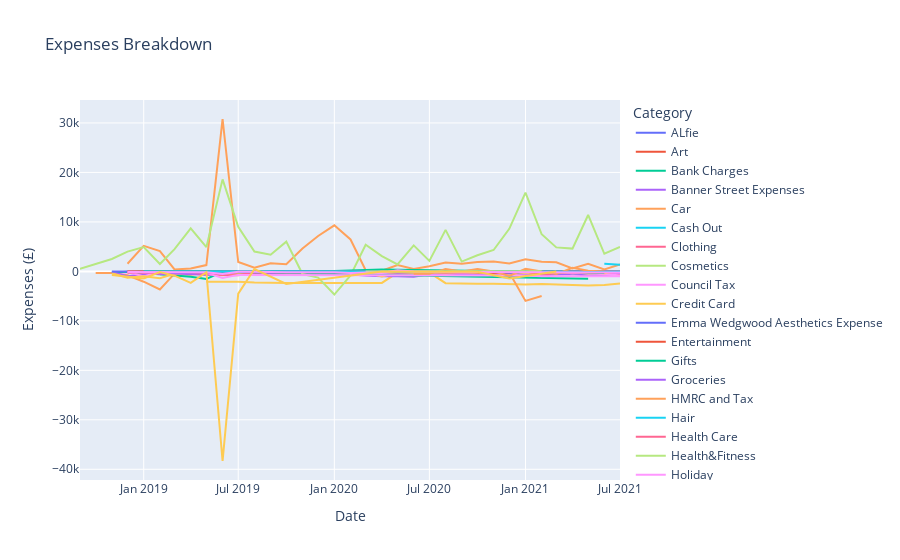

Notebook code for this chart:
### Code cell
Expenses_Breakdown_Table = pd.pivot_table(df, values = ['Amount'], index = ['Category', 'year_month'], aggfunc=sum).reset_index()
Expenses_Breakdown_Table.columns = [x for x in Expenses_Breakdown_Table.columns]
Expenses_Breakdown_Chart = px.line(Expenses_Breakdown_Table, x='year_month', y="Amount", title="Expenses Breakdown", color = 'Category')
Expenses_Breakdown_Chart.update_yaxes(title='Expenses (£)', visible=True, showticklabels=True)
Expenses_Breakdown_Chart.update_xaxes(title='Date', visible=True, showticklabels=True)
Expenses_Breakdown_Chart.show()

### Figure 1 — Plotly figure (JSON) as saved in the notebook; plotly's stock layout.template omitted (floating-point values rounded to 4 significant figures)
{"data": [{"hovertemplate": "Category=ALfie<br>year_month=%{x}<br>Amount=%{y}<extra></extra>", "legendgroup": "ALfie", "line": {"color": "#636efa", "dash": "solid"}, "mode": "lines", "name": "ALfie", "orientation": "v", "showlegend": true, "type": "scatter", "x": ["2019-01", "2019-02", "2019-05", "2019-06", "2019-07", "2019-11", "2019-12", "2020-01", "2020-02", "2020-03", "2020-04", "2020-05", "2020-06", "2020-07", "2020-08", "2020-09", "2020-10", "2020-11", "2020-12", "2021-01", "2021-02", "2021-03", "2021-04", "2021-05", "2021-06", "2021-07"], "xaxis": "x", "y": [-72.49, -54.02, -37.47, -101.7, -60.94, -24.95, -77.82, -17.76, -17.76, -17.76, -17.76, -75.72, -17.76, -48.74, -47.74, -17.76, -97.74, -65.26, -42.24, -52.19, -97.7, -322.1, 66.23, -22.2, -80.16, -61.2], "yaxis": "y"}, {"hovertemplate": "Category=Art<br>year_month=%{x}<br>Amount=%{y}<extra></extra>", "legendgroup": "Art", "line": {"color": "#EF553B", "dash": "solid"}, "mode": "lines", "name": "Art", "orientation": "v", "showlegend": true, "type": "scatter", "x": ["2019-02"], "xaxis": "x", "y": [-109], "yaxis": "y"}, {"hovertemplate": "Category=Bank Charges<br>year_month=%{x}<br>Amount=%{y}<extra></extra>", "legendgroup": "Bank Charges", "line": {"color": "#00cc96", "dash": "solid"}, "mode": "lines", "name": "Bank Charges", "orientation": "v", "showlegend": true, "type": "scatter", "x": ["2018-12", "2019-02", "2019-06", "2020-03", "2020-06", "2020-08", "2020-11", "2020-12", "2021-01", "2021-02", "2021-03", "2021-04", "2021-05", "2021-06", "2021-07"], "xaxis": "x", "y": [0, 0, 0, 0, -10.91, 0, -19.79, -8.4, -6.39, -9.74, -65.7, -41.44, -51.44, -51.44, 0], "yaxis": "y"}, {"hovertemplate": "Category=Banner Street Expenses<br>year_month=%{x}<br>Amount=%{y}<extra></extra>", "legendgroup": "Banner Street Expenses", "line": {"color": "#ab63fa", "dash": "solid"}, "mode": "lines", "name": "Banner Street Expenses", "orientation": "v", "showlegend": true, "type": "scatter", "x": ["2020-06", "2020-07", "2020-11", "2020-12", "2021-01", "2021-02", "2021-04", "2021-05"], "xaxis": "x", "y": [-125, -45, -62.5, -863.6, -908.8, -62.5, -6, -168.2], "yaxis": "y"}, {"hovertemplate": "Category=Car<br>year_month=%{x}<br>Amount=%{y}<extra></extra>", "legendgroup": "Car", "line": {"color": "#FFA15A", "dash": "solid"}, "mode": "lines", "name": "Car", "orientation": "v", "showlegend": true, "type": "scatter", "x": ["2018-10", "2018-11", "2018-12", "2019-01", "2019-02", "2019-03", "2019-04", "2019-05", "2019-06", "2019-07", "2019-08", "2019-09", "2019-10", "2019-11", "2019-12", "2020-01", "2020-02", "2020-03", "2020-04", "2020-05", "2020-06", "2020-07", "2020-08", "2020-09", "2020-10", "2020-11", "2020-12", "2021-01", "2021-02", "2021-03", "2021-04", "2021-05", "2021-06", "2021-07"], "xaxis": "x", "y": [-334.9, -334.9, -773.5, -2088.0, -3650.0, -463.4, -671.2, -286.2, -585.2, -432.9, -521.3, -494.1, -481.4, -377.2, -505.4, -502.5, -447.7, -517.1, -364.5, -442.4, -404.5, -436.0, -402.6, -514.0, -540.8, -379.5, -470.7, -464.1, -420.0, -516.1, -491.2, -390.0, -494.5, -631.7], "yaxis": "y"}, {"hovertemplate": "Category=Cash Out<br>year_month=%{x}<br>Amount=%{y}<extra></extra>", "legendgroup": "Cash Out", "line": {"color": "#19d3f3", "dash": "solid"}, "mode": "lines", "name": "Cash Out", "orientation": "v", "showlegend": true, "type": "scatter", "x": ["2019-01", "2019-07", "2019-08", "2020-01", "2020-05", "2020-08", "2020-11", "2020-12", "2021-05", "2021-07"], "xaxis": "x", "y": [-21.99, -50, -30, -50, -300, -20, -50, -220, -20, -50], "yaxis": "y"}, {"hovertemplate": "Category=Clothing<br>year_month=%{x}<br>Amount=%{y}<extra></extra>", "legendgroup": "Clothing", "line": {"color": "#FF6692", "dash": "solid"}, "mode": "lines", "name": "Clothing", "orientation": "v", "showlegend": true, "type": "scatter", "x": ["2018-12", "2019-01", "2019-02", "2019-03", "2019-04", "2019-05", "2019-06", "2019-07", "2019-09", "2019-10", "2020-01", "2020-03", "2020-04", "2020-06", "2020-09", "2020-10", "2020-11", "2021-04", "2021-05"], "xaxis": "x", "y": [-45, -24, -38.92, -253.0, -265.9, -48.97, -403, -282.6, -64.98, 46.99, -15.99, -49.94, -39, -45, -84.73, -65.85, -33.82, -2.5, -73.91], "yaxis": "y"}, {"hovertemplate": "Category=Cosmetics<br>year_month=%{x}<br>Amount=%{y}<extra></extra>", "legendgroup": "Cosmetics", "line": {"color": "#B6E880", "dash": "solid"}, "mode": "lines", "name": "Cosmetics", "orientation": "v", "showlegend": true, "type": "scatter", "x": ["2019-01", "2019-06", "2019-07", "2019-08", "2020-02", "2020-06", "2020-10", "2021-01", "2021-04", "2021-06"], "xaxis": "x", "y": [-58, -383.9, -87.99, -47.02, -33.6, -13.95, -11.55, -56.56, -24.34, -56.99], "yaxis": "y"}, {"hovertemplate": "Category=Council Tax<br>year_month=%{x}<br>Amount=%{y}<extra></extra>", "legendgroup": "Council Tax", "line": {"color": "#FF97FF", "dash": "solid"}, "mode": "lines", "name": "Council Tax", "orientation": "v", "showlegend": true, "type": "scatter", "x": ["2018-11", "2018-12", "2019-01", "2019-02", "2019-04", "2019-05", "2019-06", "2019-07", "2019-08", "2019-09", "2019-10", "2019-11", "2019-12", "2020-01", "2020-04", "2020-07", "2020-08", "2020-09", "2020-10", "2020-11", "2020-12", "2021-01", "2021-02", "2021-03", "2021-04", "2021-05", "2021-06", "2021-07"], "xaxis": "x", "y": [-241.4, -243, -243, -243, -187.9, -187, -187, -187, -187, -187, -187, -187, -187, -187, -198.4, -194, -194, -194, -194, -194, -194, -194, -194, -194, -202.5, -236, -206, -215.0], "yaxis": "y"}, {"hovertemplate": "Category=Credit Card<br>year_month=%{x}<br>Amount=%{y}<extra></extra>", "legendgroup": "Credit Card", "line": {"color": "#FECB52", "dash": "solid"}, "mode": "lines", "name": "Credit Card", "orientation": "v", "showlegend": true, "type": "scatter", "x": ["2019-05", "2019-06", "2019-07", "2019-08", "2019-09", "2019-10", "2019-11", "2019-12", "2020-01", "2020-02", "2020-03", "2020-04", "2020-05", "2020-06", "2020-07", "2020-08", "2020-09", "2020-10", "2020-11", "2020-12", "2021-01", "2021-02", "2021-03", "2021-04", "2021-05", "2021-06", "2021-07"], "xaxis": "x", "y": [-2089.0, -2089.0, -2089.0, -2253.0, -2350.0, -2347.0, -2345.0, -2342.0, -2339.0, -2337.0, -2334.0, -2332.0, -240.6, -238.2, -235.8, -2377.0, -2506.0, -2502.0, -2493.0, -2594.0, -2650.0, -2542.0, -2720.0, -2777.0, -2839.0, -2775, -2470.0], "yaxis": "y"}, {"hovertemplate": "Category=Emma Wedgwood Aesthetics Expense<br>year_month=%{x}<br>Amount=%{y}<extra></extra>", "legendgroup": "Emma Wedgwood Aesthetics Expense", "line": {"color": "#636efa", "dash": "solid"}, "mode": "lines", "name": "Emma Wedgwood Aesthetics Expense", "orientation": "v", "showlegend": true, "type": "scatter", "x": ["2020-11", "2021-06", "2021-07"], "xaxis": "x", "y": [-90.75, 0, -70.05], "yaxis": "y"}, {"hovertemplate": "Category=Entertainment<br>year_month=%{x}<br>Amount=%{y}<extra></extra>", "legendgroup": "Entertainment", "line": {"color": "#EF553B", "dash": "solid"}, "mode": "lines", "name": "Entertainment", "orientation": "v", "showlegend": true, "type": "scatter", "x": ["2018-12", "2019-01", "2019-02", "2019-03", "2019-04", "2019-05", "2019-06", "2019-07", "2019-08", "2019-09", "2019-10", "2019-11", "2019-12", "2020-01", "2020-02", "2020-03", "2020-04", "2020-05", "2020-06", "2020-07", "2020-08", "2020-09", "2020-10", "2020-11", "2020-12", "2021-01", "2021-02", "2021-03", "2021-04", "2021-05", "2021-06", "2021-07"], "xaxis": "x", "y": [-70, -39.53, -12.85, -12.83, -12.83, -250.5, -12.83, -12.83, -11.5, -35.2, -13.2, -42.17, -13.2, -120.3, -13.26, -13.2, -29.18, -29.18, -29.18, -35.17, -93.81, -140.3, -35.34, -43.33, -40.82, -48.81, -161.4, -42.33, -42.33, -80.37, -182.3, -39.33], "yaxis": "y"}, {"hovertemplate": "Category=Gifts<br>year_month=%{x}<br>Amount=%{y}<extra></extra>", "legendgroup": "Gifts", "line": {"color": "#00cc96", "dash": "solid"}, "mode": "lines", "name": "Gifts", "orientation": "v", "showlegend": true, "type": "scatter", "x": ["2018-11", "2018-12", "2019-04", "2019-05", "2019-06", "2019-07", "2019-10", "2020-01", "2020-02", "2020-04", "2020-10", "2020-12", "2021-01", "2021-02", "2021-04", "2021-07"], "xaxis": "x", "y": [-200, -82, -1085, -1527, -65.5, -8, -43.99, -3.45, -14.73, -30.98, -24.03, -12.38, -14.99, -140, -65, -335.3], "yaxis": "y"}, {"hovertemplate": "Category=Groceries<br>year_month=%{x}<br>Amount=%{y}<extra></extra>", "legendgroup": "Groceries", "line": {"color": "#ab63fa", "dash": "solid"}, "mode": "lines", "name": "Groceries", "orientation": "v", "showlegend": true, "type": "scatter", "x": ["2018-11", "2018-12", "2019-01", "2019-02", "2019-03", "2019-04", "2019-05", "2019-06", "2019-07", "2019-08", "2019-09", "2019-10", "2019-11", "2019-12", "2020-01", "2020-02", "2020-03", "2020-04", "2020-05", "2020-06", "2020-07", "2020-08", "2020-09", "2020-10", "2020-11", "2020-12", "2021-01", "2021-02", "2021-03", "2021-04", "2021-05", "2021-06", "2021-07"], "xaxis": "x", "y": [-111.8, -985.1, -526.8, -568.5, -582.9, -505.8, -737.5, -597.8, -267.3, -393.0, -590.7, -357.0, -146.0, -616.4, -544.8, -607.3, -813.7, -978.6, -966.2, -1067.0, -596.1, -904.3, -675.8, -673.1, -799.7, -693.2, -772.1, -762.4, -629.3, -541.8, -870.5, -774.1, -357.8], "yaxis": "y"}, {"hovertemplate": "Category=HMRC and Tax<br>year_month=%{x}<br>Amount=%{y}<extra></extra>", "legendgroup": "HMRC and Tax", "line": {"color": "#FFA15A", "dash": "solid"}, "mode": "lines", "name": "HMRC and Tax", "orientation": "v", "showlegend": true, "type": "scatter", "x": ["2020-12", "2021-01", "2021-02"], "xaxis": "x", "y": [-215, -5959.0, -4962.0], "yaxis": "y"}, {"hovertemplate": "Category=Hair<br>year_month=%{x}<br>Amount=%{y}<extra></extra>", "legendgroup": "Hair", "line": {"color": "#19d3f3", "dash": "solid"}, "mode": "lines", "name": "Hair", "orientation": "v", "showlegend": true, "type": "scatter", "x": ["2019-03", "2019-04", "2019-06", "2019-07", "2020-07"], "xaxis": "x", "y": [-58, -210, -312.3, -61.65, -212.5], "yaxis": "y"}, {"hovertemplate": "Category=Health Care<br>year_month=%{x}<br>Amount=%{y}<extra></extra>", "legendgroup": "Health Care", "line": {"color": "#FF6692", "dash": "solid"}, "mode": "lines", "name": "Health Care", "orientation": "v", "showlegend": true, "type": "scatter", "x": ["2018-12", "2019-01", "2019-02", "2019-04", "2019-05", "2019-06", "2019-07", "2019-09", "2019-10", "2020-01", "2020-02", "2020-03", "2020-04", "2020-05", "2020-06", "2020-07", "2020-08", "2020-09", "2020-10", "2020-11", "2020-12", "2021-01", "2021-02", "2021-03", "2021-04", "2021-05", "2021-06", "2021-07"], "xaxis": "x", "y": [-8.55, -264.0, -16.5, -22.95, -3.69, -628.5, -183.4, -8.07, -21, -14, -17.92, -127.3, -14, -409.5, -34.7, -110.0, -270.9, -117.3, -52.22, -64.63, -44.77, -23.27, -962, -139.6, -70.99, -136.5, -407.3, -78.05], "yaxis": "y"}, {"hovertemplate": "Category=Health&Fitness<br>year_month=%{x}<br>Amount=%{y}<extra></extra>", "legendgroup": "Health&Fitness", "line": {"color": "#B6E880", "dash": "solid"}, "mode": "lines", "name": "Health&Fitness", "orientation": "v", "showlegend": true, "type": "scatter", "x": ["2018-12", "2019-01", "2020-08", "2020-09", "2020-10", "2020-11", "2020-12", "2021-01", "2021-02", "2021-03", "2021-04", "2021-05", "2021-06", "2021-07"], "xaxis": "x", "y": [-20, -20, -140, -160, -140, -60, -175, -75, -60, -60, -367, -265, -260, -15], "yaxis": "y"}, {"hovertemplate": "Category=Holiday<br>year_month=%{x}<br>Amount=%{y}<extra></extra>", "legendgroup": "Holiday", "line": {"color": "#FF97FF", "dash": "solid"}, "mode": "lines", "name": "Holiday", "orientation": "v", "showlegend": true, "type": "scatter", "x": ["2018-12", "2019-01", "2019-02", "2019-04", "2019-05", "2019-06", "2019-07", "2019-09", "2019-10", "2020-03", "2020-07", "2020-12", "2021-02", "2021-04", "2021-06", "2021-07"], "xaxis": "x", "y": [-89.74, -1039.0, 0.01, -194, -307.7, -76.87, -11, -11.37, -6, -138, -413.9, -35, -263.2, -90, -566.5, -696.1], "yaxis": "y"}, {"hovertemplate": "Category=Household<br>year_month=%{x}<br>Amount=%{y}<extra></extra>", "legendgroup": "Household", "line": {"color": "#FECB52", "dash": "solid"}, "mode": "lines", "name": "Household", "orientation": "v", "showlegend": true, "type": "scatter", "x": ["2018-11", "2018-12", "2019-01", "2019-02", "2019-03", "2019-04", "2019-05", "2019-06", "2019-07", "2019-08", "2019-09", "2019-10", "2019-11", "2019-12", "2020-01", "2020-02", "2020-03", "2020-04", "2020-05", "2020-06", "2020-07", "2020-08", "2020-09", "2020-10", "2020-11", "2020-12", "2021-01", "2021-02", "2021-03", "2021-04", "2021-05", "2021-06", "2021-07"], "xaxis": "x", "y": [-361.8, -1277.0, -994.3, -1371.0, -480.0, -260.2, -400.1, -758.0, -507.2, -606.9, -333.7, -278.9, -45, -217.4, -328.2, -329.4, -269.8, -1018.0, -299.3, -546.4, -250.3, -322.6, -119.2, -348.7, -290.6, -702.9, -217.3, -340.4, -228.4, -132, -215.9, -398.6, -78.05], "yaxis": "y"}, {"hovertemplate": "Category=Insurance<br>year_month=%{x}<br>Amount=%{y}<extra></extra>", "legendgroup": "Insurance", "line": {"color": "#636efa", "dash": "solid"}, "mode": "lines", "name": "Insurance", "orientation": "v", "showlegend": true, "type": "scatter", "x": ["2019-02", "2019-03", "2019-04", "2019-05", "2019-06", "2019-07", "2019-08", "2019-09", "2019-10", "2019-11", "2019-12", "2020-01", "2020-02", "2020-03", "2020-04", "2020-05", "2020-06", "2020-07", "2020-08", "2020-09", "2020-10", "2020-11", "2020-12", "2021-01", "2021-02", "2021-03", "2021-04", "2021-05", "2021-06", "2021-07"], "xaxis": "x", "y": [-47.56, -47.56, -47.56, -47.56, -172.0, -47.56, -47.56, -47.56, -77.13, -77.13, -77.13, -77.13, -146.5, -117.3, -117.3, -117.3, -117.3, -117.3, -117.3, -117.2, -125.7, -124.8, -440.7, -84.76, -84.76, -84.76, -84.76, -84.76, -84.76, -84.76], "yaxis": "y"}, {"hovertemplate": "Category=Jewellery<br>year_month=%{x}<br>Amount=%{y}<extra></extra>", "legendgroup": "Jewellery", "line": {"color": "#EF553B", "dash": "solid"}, "mode": "lines", "name": "Jewellery", "orientation": "v", "showlegend": true, "type": "scatter", "x": ["2018-12"], "xaxis": "x", "y": [0], "yaxis": "y"}, {"hovertemplate": "Category=Legal<br>year_month=%{x}<br>Amount=%{y}<extra></extra>", "legendgroup": "Legal", "line": {"color": "#00cc96", "dash": "solid"}, "mode": "lines", "name": "Legal", "orientation": "v", "showlegend": true, "type": "scatter", "x": ["2019-03", "2021-05"], "xaxis": "x", "y": [59, -1500], "yaxis": "y"}, {"hovertemplate": "Category=Luxury<br>year_month=%{x}<br>Amount=%{y}<extra></extra>", "legendgroup": "Luxury", "line": {"color": "#ab63fa", "dash": "solid"}, "mode": "lines", "name": "Luxury", "orientation": "v", "showlegend": true, "type": "scatter", "x": ["2018-12"], "xaxis": "x", "y": [-965], "yaxis": "y"}, {"hovertemplate": "Category=Money From Emma<br>year_month=%{x}<br>Amount=%{y}<extra></extra>", "legendgroup": "Money From Emma", "line": {"color": "#FFA15A", "dash": "solid"}, "mode": "lines", "name": "Money From Emma", "orientation": "v", "showlegend": true, "type": "scatter", "x": ["2018-12", "2019-01", "2019-02", "2019-03", "2019-04", "2019-05", "2019-06", "2019-07", "2019-08", "2019-09", "2019-10", "2019-11", "2019-12", "2020-01", "2020-02", "2020-03", "2020-04", "2020-05", "2020-06", "2020-07", "2020-08", "2020-09", "2020-10", "2020-11", "2020-12", "2021-01", "2021-02", "2021-03", "2021-04", "2021-05", "2021-06", "2021-07"], "xaxis": "x", "y": [1545, 5150, 4100, 400, 600, 1280, 30800, 1900, 750, 1650, 1444.0, 4640, 7150, 9300, 6450, 240, 139.0, 1300, 500, 1020, 1800, 1530, 1920, 2000, 1600, 2450, 1960, 1827, 600, 1530, 390, 1400], "yaxis": "y"}, {"hovertemplate": "Category=Money from Friends<br>year_month=%{x}<br>Amount=%{y}<extra></extra>", "legendgroup": "Money from Friends", "line": {"color": "#19d3f3", "dash": "solid"}, "mode": "lines", "name": "Money from Friends", "orientation": "v", "showlegend": true, "type": "scatter", "x": ["2021-07"], "xaxis": "x", "y": [-60], "yaxis": "y"}, {"hovertemplate": "Category=Money to Friends<br>year_month=%{x}<br>Amount=%{y}<extra></extra>", "legendgroup": "Money to Friends", "line": {"color": "#FF6692", "dash": "solid"}, "mode": "lines", "name": "Money to Friends", "orientation": "v", "showlegend": true, "type": "scatter", "x": ["2019-01", "2019-02", "2019-03", "2019-04", "2019-06", "2019-07", "2019-08", "2020-10", "2020-12", "2021-01", "2021-02", "2021-03", "2021-06"], "xaxis": "x", "y": [-30, -440, -50, -300, -750, -795, -220, -69.75, -127, -21, -88.5, -22, -250], "yaxis": "y"}, {"hovertemplate": "Category=MoneyFromChris<br>year_month=%{x}<br>Amount=%{y}<extra></extra>", "legendgroup": "MoneyFromChris", "line": {"color": "#B6E880", "dash": "solid"}, "mode": "lines", "name": "MoneyFromChris", "orientation": "v", "showlegend": true, "type": "scatter", "x": ["2018-09", "2018-11", "2018-12", "2019-01", "2019-02", "2019-03", "2019-04", "2019-05", "2019-06", "2019-07", "2019-08", "2019-09", "2019-10", "2019-11", "2019-12", "2020-01", "2020-02", "2020-03", "2020-04", "2020-05", "2020-06", "2020-07", "2020-08", "2020-09", "2020-10", "2020-11", "2020-12", "2021-01", "2021-02", "2021-03", "2021-04", "2021-05", "2021-06", "2021-07"], "xaxis": "x", "y": [500, 2500, 4000, 4900, 1500, 4500, 8700, 4900, 18600, 9000, 4000, 3380, 6011.0, -538, -1250, -4680, -825, 5385, 3080, 1415.0, 5256, 2120, 8385, 1980, 3250, 4325, 8605, 15918, 7500, 4850, 4610, 11400, 3560, 4950], "yaxis": "y"}, {"hovertemplate": "Category=Mortgage<br>year_month=%{x}<br>Amount=%{y}<extra></extra>", "legendgroup": "Mortgage", "line": {"color": "#FF97FF", "dash": "solid"}, "mode": "lines", "name": "Mortgage", "orientation": "v", "showlegend": true, "type": "scatter", "x": ["2019-05", "2019-06", "2019-07", "2019-08", "2019-09", "2019-10", "2019-11", "2019-12", "2020-01", "2020-02", "2020-03", "2020-07", "2020-08", "2020-09", "2020-10", "2020-11", "2020-12", "2021-01", "2021-02", "2021-03", "2021-04", "2021-05", "2021-06", "2021-07"], "xaxis": "x", "y": [-295, -1325.0, -705.4, -705.4, -705.4, -705.4, -705.4, -705.4, -705.4, -705.4, -705.4, -711.4, -711.4, -711.4, -711.4, -711.4, -711.4, -849.9, -963.9, -963.9, -963.9, -963.9, -963.9, -963.9], "yaxis": "y"}, {"hovertemplate": "Category=Online Purchase<br>year_month=%{x}<br>Amount=%{y}<extra></extra>", "legendgroup": "Online Purchase", "line": {"color": "#FECB52", "dash": "solid"}, "mode": "lines", "name": "Online Purchase", "orientation": "v", "showlegend": true, "type": "scatter", "x": ["2019-06", "2019-07", "2019-08", "2019-09", "2019-10", "2019-12", "2020-01", "2020-02", "2020-03", "2020-04", "2020-05", "2020-06", "2020-07", "2020-08", "2020-09", "2020-10", "2020-11", "2020-12", "2021-01", "2021-02", "2021-05", "2021-07"], "xaxis": "x", "y": [-33.4, -25.96, -7.99, -7.99, -7.99, -7.99, -33.98, -7.99, -49.79, -120.2, -97, -47.06, -129.9, -7.99, -36.48, -146.8, -89.6, -33.97, -22.17, -39.45, -3.49, -9.99], "yaxis": "y"}, {"hovertemplate": "Category=Postage<br>year_month=%{x}<br>Amount=%{y}<extra></extra>", "legendgroup": "Postage", "line": {"color": "#636efa", "dash": "solid"}, "mode": "lines", "name": "Postage", "orientation": "v", "showlegend": true, "type": "scatter", "x": ["2018-11", "2018-12", "2019-01", "2019-02", "2019-03", "2019-04", "2019-05", "2019-06", "2019-07", "2019-08", "2019-09", "2019-10", "2019-11", "2019-12", "2020-01", "2020-02", "2020-03", "2020-04", "2020-05", "2020-06", "2020-07", "2020-08", "2020-09", "2020-10", "2020-11", "2020-12", "2021-01", "2021-02", "2021-03", "2021-04", "2021-05", "2021-06", "2021-07"], "xaxis": "x", "y": [-16.44, -35.9, -26.57, -45.85, -58.88, -63.55, -24.6, -37.17, -44.97, -43.99, -51.56, -3.49, -3.4, -12.35, -16, -14.7, -3.99, -20.64, -13.16, -80.93, -67.04, -31.33, -28.43, -24.3, -51.02, -50.17, -37.18, -34.26, -112.3, -22.47, -41.39, -75.4, -88.98], "yaxis": "y"}, {"hovertemplate": "Category=Public Toilet<br>year_month=%{x}<br>Amount=%{y}<extra></extra>", "legendgroup": "Public Toilet", "line": {"color": "#EF553B", "dash": "solid"}, "mode": "lines", "name": "Public Toilet", "orientation": "v", "showlegend": true, "type": "scatter", "x": ["2021-04"], "xaxis": "x", "y": [-0.2], "yaxis": "y"}, {"hovertemplate": "Category=RCA<br>year_month=%{x}<br>Amount=%{y}<extra></extra>", "legendgroup": "RCA", "line": {"color": "#00cc96", "dash": "solid"}, "mode": "lines", "name": "RCA", "orientation": "v", "showlegend": true, "type": "scatter", "x": ["2019-04", "2019-06", "2019-08", "2019-09", "2019-10", "2019-11", "2019-12", "2020-04", "2021-03", "2021-06"], "xaxis": "x", "y": [-85, -45, -28, -13, -44.1, -48, -44, 359.5, -87.6, -270], "yaxis": "y"}, {"hovertemplate": "Category=Recovery<br>year_month=%{x}<br>Amount=%{y}<extra></extra>", "legendgroup": "Recovery", "line": {"color": "#ab63fa", "dash": "solid"}, "mode": "lines", "name": "Recovery", "orientation": "v", "showlegend": true, "type": "scatter", "x": ["2019-06", "2020-08", "2021-02", "2021-03"], "xaxis": "x", "y": [-10, -27.72, -82, -22.62], "yaxis": "y"}, {"hovertemplate": "Category=Refunds<br>year_month=%{x}<br>Amount=%{y}<extra></extra>", "legendgroup": "Refunds", "line": {"color": "#FFA15A", "dash": "solid"}, "mode": "lines", "name": "Refunds", "orientation": "v", "showlegend": true, "type": "scatter", "x": ["2021-06"], "xaxis": "x", "y": [263.2], "yaxis": "y"}, {"hovertemplate": "Category=Rental Income<br>year_month=%{x}<br>Amount=%{y}<extra></extra>", "legendgroup": "Rental Income", "line": {"color": "#19d3f3", "dash": "solid"}, "mode": "lines", "name": "Rental Income", "orientation": "v", "showlegend": true, "type": "scatter", "x": ["2021-06", "2021-07"], "xaxis": "x", "y": [1540, 1338], "yaxis": "y"}, {"hovertemplate": "Category=Restaurant<br>year_month=%{x}<br>Amount=%{y}<extra></extra>", "legendgroup": "Restaurant", "line": {"color": "#FF6692", "dash": "solid"}, "mode": "lines", "name": "Restaurant", "orientation": "v", "showlegend": true, "type": "scatter", "x": ["2018-12", "2019-01", "2019-02", "2019-03", "2019-04", "2019-05", "2019-06", "2019-07", "2019-08", "2019-09", "2019-12", "2020-01", "2020-02", "2020-03", "2020-07", "2020-08", "2020-09", "2020-10", "2020-11", "2020-12", "2021-01", "2021-02", "2021-03", "2021-04", "2021-05", "2021-06", "2021-07"], "xaxis": "x", "y": [-277.9, -145.2, -387.8, -170.0, -326.7, -295.3, -372.0, -174.2, -203.7, -132.8, -106.0, -102.5, -42.9, -30.07, -125.4, -214.2, -172.1, -228.3, -99.1, -93.7, -34.4, -26.1, -44.35, -143.2, -167.9, -98.19, -436.0], "yaxis": "y"}, {"hovertemplate": "Category=Scams<br>year_month=%{x}<br>Amount=%{y}<extra></extra>", "legendgroup": "Scams", "line": {"color": "#B6E880", "dash": "solid"}, "mode": "lines", "name": "Scams", "orientation": "v", "showlegend": true, "type": "scatter", "x": ["2020-03", "2021-01", "2021-02"], "xaxis": "x", "y": [-25, -10, -35], "yaxis": "y"}, {"hovertemplate": "Category=Snackette<br>year_month=%{x}<br>Amount=%{y}<extra></extra>", "legendgroup": "Snackette", "line": {"color": "#FF97FF", "dash": "solid"}, "mode": "lines", "name": "Snackette", "orientation": "v", "showlegend": true, "type": "scatter", "x": ["2018-12", "2019-01", "2019-03", "2019-04", "2019-05", "2019-06", "2019-07", "2019-08", "2019-12", "2020-01", "2020-03", "2020-07", "2020-08", "2020-09", "2020-10", "2020-11", "2020-12", "2021-01", "2021-02", "2021-03", "2021-04", "2021-05", "2021-06", "2021-07"], "xaxis": "x", "y": [-27.94, -150.1, -58.37, -101.2, -157.1, -201.2, -124.6, -11.45, -35.03, -35.54, -33.58, -38.4, -96.18, -130.7, -161.3, -76.63, -91.86, -55.85, -74.12, -126.6, -361.3, -144.9, -128.9, -327.1], "yaxis": "y"}, {"hovertemplate": "Category=Sport<br>year_month=%{x}<br>Amount=%{y}<extra></extra>", "legendgroup": "Sport", "line": {"color": "#FECB52", "dash": "solid"}, "mode": "lines", "name": "Sport", "orientation": "v", "showlegend": true, "type": "scatter", "x": ["2020-06", "2020-09", "2021-05"], "xaxis": "x", "y": [-25, -15, -28.99], "yaxis": "y"}, {"hovertemplate": "Category=Stationary<br>year_month=%{x}<br>Amount=%{y}<extra></extra>", "legendgroup": "Stationary", "line": {"color": "#636efa", "dash": "solid"}, "mode": "lines", "name": "Stationary", "orientation": "v", "showlegend": true, "type": "scatter", "x": ["2019-09", "2020-09", "2020-12", "2021-04", "2021-06", "2021-07"], "xaxis": "x", "y": [-24.97, -10.49, -0.79, -2.99, -10.94, -29.99], "yaxis": "y"}, {"hovertemplate": "Category=Takeaway<br>year_month=%{x}<br>Amount=%{y}<extra></extra>", "legendgroup": "Takeaway", "line": {"color": "#EF553B", "dash": "solid"}, "mode": "lines", "name": "Takeaway", "orientation": "v", "showlegend": true, "type": "scatter", "x": ["2018-12", "2019-01", "2019-04", "2019-06", "2019-08", "2019-09", "2019-11", "2020-01", "2020-02", "2020-03", "2020-04", "2020-05", "2020-06", "2020-07", "2020-08", "2020-09", "2020-10", "2020-11", "2020-12", "2021-01", "2021-02", "2021-03", "2021-04", "2021-05", "2021-06", "2021-07"], "xaxis": "x", "y": [-24.05, -40.09, -32.65, -100.1, -37.84, -63.69, -93.43, -77.78, -35.88, -54.61, -20.93, -85.66, -32.88, -115.0, -27.38, -13.13, -247.6, -339.0, -159.1, -82.82, -389.6, -166.4, -197.7, -225.6, -117.5, -147.8], "yaxis": "y"}, {"hovertemplate": "Category=Tech<br>year_month=%{x}<br>Amount=%{y}<extra></extra>", "legendgroup": "Tech", "line": {"color": "#00cc96", "dash": "solid"}, "mode": "lines", "name": "Tech", "orientation": "v", "showlegend": true, "type": "scatter", "x": ["2019-01", "2019-03", "2019-07", "2019-08", "2020-04", "2020-06", "2021-06"], "xaxis": "x", "y": [-11.41, -76.15, -85, -19.99, -6.39, -80.23, -70.61], "yaxis": "y"}, {"hovertemplate": "Category=Therapy<br>year_month=%{x}<br>Amount=%{y}<extra></extra>", "legendgroup": "Therapy", "line": {"color": "#ab63fa", "dash": "solid"}, "mode": "lines", "name": "Therapy", "orientation": "v", "showlegend": true, "type": "scatter", "x": ["2019-02", "2019-03", "2019-04", "2019-05", "2019-06", "2019-07", "2019-08", "2019-09", "2019-10", "2019-12", "2020-01", "2020-02", "2020-03", "2020-04", "2020-05", "2020-06", "2020-07", "2020-08", "2020-09", "2020-10", "2020-11", "2020-12", "2021-01", "2021-02", "2021-03", "2021-04", "2021-05", "2021-06", "2021-07"], "xaxis": "x", "y": [-570, -380, -285, -190, -475, -95, -190, -285, -95, -190, -95, -285, -190, -95, -285, -190, -190, -95, -95, -190, -190, -190, -95, -190, -190, -190, -190, -95, -285], "yaxis": "y"}, {"hovertemplate": "Category=Transfer<br>year_month=%{x}<br>Amount=%{y}<extra></extra>", "legendgroup": "Transfer", "line": {"color": "#FFA15A", "dash": "solid"}, "mode": "lines", "name": "Transfer", "orientation": "v", "showlegend": true, "type": "scatter", "x": ["2020-06", "2020-07", "2020-08", "2020-09", "2020-10", "2020-11", "2020-12", "2021-01", "2021-02", "2021-03", "2021-04", "2021-05", "2021-06", "2021-07"], "xaxis": "x", "y": [-500, -500, 500, 0, 500, -5, -900, 505, -40.28, -546.5, 745.0, 148.2, -38.35, -58.18], "yaxis": "y"}, {"hovertemplate": "Category=Travel<br>year_month=%{x}<br>Amount=%{y}<extra></extra>", "legendgroup": "Travel", "line": {"color": "#19d3f3", "dash": "solid"}, "mode": "lines", "name": "Travel", "orientation": "v", "showlegend": true, "type": "scatter", "x": ["2019-01", "2019-03", "2019-05", "2019-07", "2019-10", "2019-11", "2019-12", "2020-01", "2020-02", "2020-04", "2020-07", "2020-08", "2020-09", "2020-10", "2020-11", "2020-12", "2021-01", "2021-02", "2021-03", "2021-04", "2021-05", "2021-06", "2021-07"], "xaxis": "x", "y": [-20, -10, -10, -9.4, -11.2, -5.6, -5.6, -5.2, -65, 0, -22.5, -78.9, -61, -153.4, -101.8, -86.1, -59.5, -95, -86.2, -131.6, -53.1, -118.0, -77.15], "yaxis": "y"}, {"hovertemplate": "Category=Union<br>year_month=%{x}<br>Amount=%{y}<extra></extra>", "legendgroup": "Union", "line": {"color": "#FF6692", "dash": "solid"}, "mode": "lines", "name": "Union", "orientation": "v", "showlegend": true, "type": "scatter", "x": ["2021-02"], "xaxis": "x", "y": [-25], "yaxis": "y"}, {"hovertemplate": "Category=Unknown<br>year_month=%{x}<br>Amount=%{y}<extra></extra>", "legendgroup": "Unknown", "line": {"color": "#B6E880", "dash": "solid"}, "mode": "lines", "name": "Unknown", "orientation": "v", "showlegend": true, "type": "scatter", "x": ["2020-03", "2020-05", "2021-02"], "xaxis": "x", "y": [0, -5, 4.85], "yaxis": "y"}, {"hovertemplate": "Category=Utilities<br>year_month=%{x}<br>Amount=%{y}<extra></extra>", "legendgroup": "Utilities", "line": {"color": "#FF97FF", "dash": "solid"}, "mode": "lines", "name": "Utilities", "orientation": "v", "showlegend": true, "type": "scatter", "x": ["2018-12", "2019-01", "2019-02", "2019-03", "2019-04", "2019-05", "2019-06", "2019-07", "2019-08", "2019-09", "2019-10", "2019-11", "2019-12", "2020-01", "2020-02", "2020-03", "2020-04", "2020-05", "2020-06", "2020-07", "2020-08", "2020-09", "2020-10", "2020-11", "2020-12", "2021-01", "2021-02", "2021-03", "2021-04", "2021-05", "2021-06", "2021-07"], "xaxis": "x", "y": [-100, -100, -100, -100, -100, -162, -523.5, -62, -62, -162, -162, -162, -162, -162, -345.5, -250, -333.9, 222.0, -41.15, -128.8, -128.8, -128.8, -128.8, -128.8, -244.5, -244.5, -244.5, -244.5, -249.6, -249.5, -249.5, -230.9], "yaxis": "y"}, {"hovertemplate": "Category=Wedding<br>year_month=%{x}<br>Amount=%{y}<extra></extra>", "legendgroup": "Wedding", "line": {"color": "#FECB52", "dash": "solid"}, "mode": "lines", "name": "Wedding", "orientation": "v", "showlegend": true, "type": "scatter", "x": ["2018-11", "2018-12", "2019-01", "2019-02", "2019-03", "2019-04", "2019-05", "2019-06", "2019-07", "2019-08", "2019-10", "2020-04", "2020-10", "2020-12", "2021-03"], "xaxis": "x", "y": [-720, -1011, -1436.0, -150, -864.7, -2320.0, -162.8, -38320.0, -4495.0, 470, -2526.0, -18.75, -81, -1438.0, -10], "yaxis": "y"}], "layout": {"legend": {"title": {"text": "Category"}, "tracegroupgap": 0}, "title": {"text": "Expenses Breakdown"}, "xaxis": {"anchor": "y", "domain": [0, 1], "showticklabels": true, "title": {"text": "Date"}, "visible": true}, "yaxis": {"anchor": "x", "domain": [0, 1], "showticklabels": true, "title": {"text": "Expenses (£)"}, "visible": true}}}
